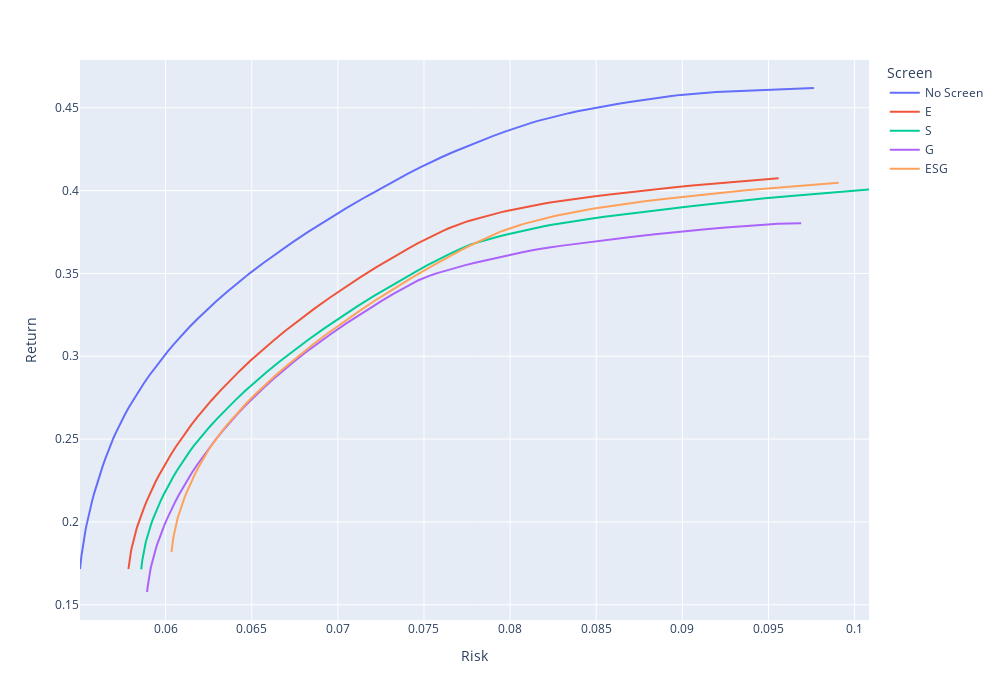

This figure's notebook cell:
### Code cell
px.line(rr_all, x='Risk', y='Return', color='Screen', width=1000, height=700)

### Figure 1 — Plotly figure (JSON) as saved in the notebook; plotly's stock layout.template omitted (floating-point values rounded to 4 significant figures; data arrays with more than 128 entries replaced by an {"elided": "..."} marker saying what was removed)
{"data": [{"hovertemplate": "Screen=No Screen<br>Risk=%{x}<br>Return=%{y}<extra></extra>", "legendgroup": "No Screen", "line": {"color": "#636efa", "dash": "solid"}, "marker": {"symbol": "circle"}, "mode": "lines", "name": "No Screen", "orientation": "v", "showlegend": true, "type": "scatter", "x": {"elided": "200 float values"}, "xaxis": "x", "y": {"elided": "200 float values"}, "yaxis": "y"}, {"hovertemplate": "Screen=E<br>Risk=%{x}<br>Return=%{y}<extra></extra>", "legendgroup": "E", "line": {"color": "#EF553B", "dash": "solid"}, "marker": {"symbol": "circle"}, "mode": "lines", "name": "E", "orientation": "v", "showlegend": true, "type": "scatter", "x": {"elided": "200 float values"}, "xaxis": "x", "y": {"elided": "200 float values"}, "yaxis": "y"}, {"hovertemplate": "Screen=S<br>Risk=%{x}<br>Return=%{y}<extra></extra>", "legendgroup": "S", "line": {"color": "#00cc96", "dash": "solid"}, "marker": {"symbol": "circle"}, "mode": "lines", "name": "S", "orientation": "v", "showlegend": true, "type": "scatter", "x": {"elided": "200 float values"}, "xaxis": "x", "y": {"elided": "200 float values"}, "yaxis": "y"}, {"hovertemplate": "Screen=G<br>Risk=%{x}<br>Return=%{y}<extra></extra>", "legendgroup": "G", "line": {"color": "#ab63fa", "dash": "solid"}, "marker": {"symbol": "circle"}, "mode": "lines", "name": "G", "orientation": "v", "showlegend": true, "type": "scatter", "x": {"elided": "200 float values"}, "xaxis": "x", "y": {"elided": "200 float values"}, "yaxis": "y"}, {"hovertemplate": "Screen=ESG<br>Risk=%{x}<br>Return=%{y}<extra></extra>", "legendgroup": "ESG", "line": {"color": "#FFA15A", "dash": "solid"}, "marker": {"symbol": "circle"}, "mode": "lines", "name": "ESG", "orientation": "v", "showlegend": true, "type": "scatter", "x": {"elided": "200 float values"}, "xaxis": "x", "y": {"elided": "200 float values"}, "yaxis": "y"}], "layout": {"height": 700, "legend": {"title": {"text": "Screen"}, "tracegroupgap": 0}, "margin": {"t": 60}, "width": 1000, "xaxis": {"anchor": "y", "domain": [0, 1], "title": {"text": "Risk"}}, "yaxis": {"anchor": "x", "domain": [0, 1], "title": {"text": "Return"}}}}
